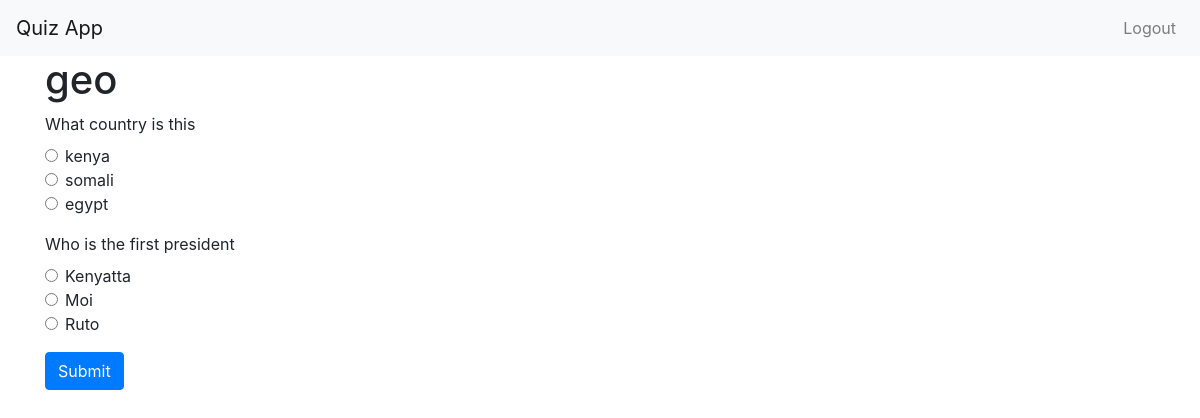
Screenshot of /quiz/2 (signed in) with the database file from the repository.
### app/models.py (models this page shows)
class QuizSet(db.Model):
    id = db.Column(db.Integer, primary_key=True)
    title = db.Column(db.String(128), nullable=False)
    questions = db.relationship('Question', backref='quiz_set', lazy=True)
    quiz_results = db.relationship('QuizResult', backref='related_quiz_set', lazy=True)  # Renamed backref

class Question(db.Model):
    id = db.Column(db.Integer, primary_key=True)
    text = db.Column(db.String(256), nullable=False)
    options = db.Column(db.String(256), nullable=False)
    correct_option = db.Column(db.String(64), nullable=False)
    quiz_set_id = db.Column(db.Integer, db.ForeignKey('quiz_set.id'), nullable=False)
    user_id = db.Column(db.Integer, db.ForeignKey('user.id'), nullable=False)
    feedbacks = db.relationship('Feedback', backref='question', lazy=True)

### app/routes.py (the view, shortened to what this page needs)
@main_bp.route("/quiz/<int:quiz_id>", methods=['GET', 'POST'])
@login_required
def quiz(quiz_id):
    quiz = QuizSet.query.get_or_404(quiz_id)  # Ensure the quiz_set is fetched correctly
    return render_template('quiz.html', quiz=quiz)
    return render_template('quiz.html', quiz=quiz)

### app/__init__.py (called while the page is built)
@login_manager.user_loader
def load_user(user_id):
    from app.models import User
    return User.query.get(int(user_id))

### app/templates/quiz.html
{% extends "layout.html" %}
{% block content %}
<h1>{{ quiz.title }}</h1>
<form method="POST">
    {% for question in quiz.questions %}
    <div class="form-group">
        <label>{{ question.text }}</label>
        {% for option in question.options.split(',') %}
        <div class="form-check">
            <input class="form-check-input" type="radio" name="question_{{ question.id }}" value="{{ option }}" required>
            <label class="form-check-label">{{ option }}</label>
        </div>
        {% endfor %}
    </div>
    {% endfor %}
    <button type="submit" class="btn btn-primary">Submit</button>
</form>
{% endblock %}

### rows the page displays
QuizSet: title "geo"
Question: text "What country is this", option "kenya" "somali" "egypt"
Question: text "Who is the first president", option "Kenyatta" "Moi" "Ruto"
